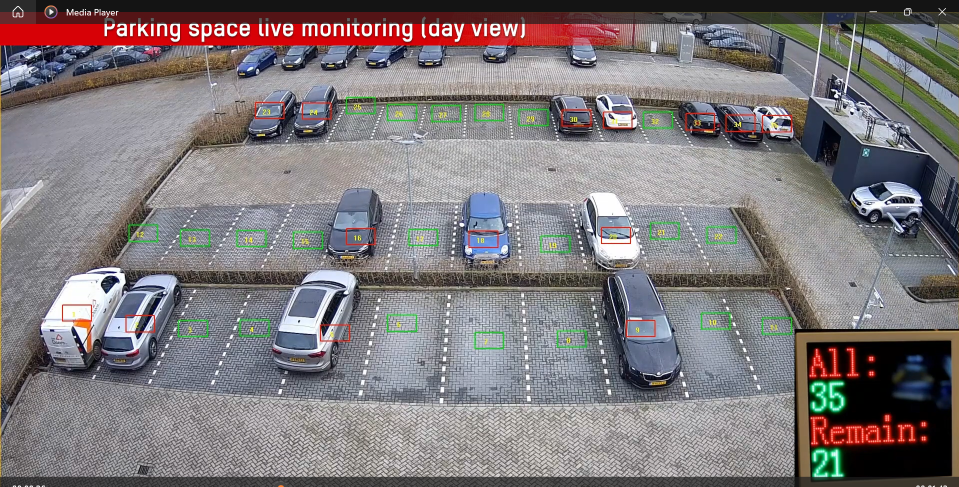
#> input picture 1_IA_Python/medias/parking.jpg, 1918 x 973 px (shown at 1/2 size); its folder holds only this picture in this run
$ python -i detection_engine.py   (imports and definitions only)
#> lines starting #> are read from the running program, lines starting #| are printed output that depends on the picture
### 1_IA_Python/scripts/image_preprocessor.py
"""
============================================================
 Smart Parking Analysis — Prétraitement d'Image Intelligent
============================================================
 Module de prétraitement automatique qui améliore la qualité
 des images avant l'analyse IA. Adapte le traitement en
 fonction des conditions de luminosité détectées.

 Techniques utilisées :
   - CLAHE  : Amélioration adaptative du contraste
   - Gamma  : Correction de luminosité
   - Denoise: Réduction du bruit (filtre bilatéral)
============================================================
"""

import cv2
import numpy as np
import logging

import sys
import os
sys.path.insert(0, os.path.join(os.path.dirname(__file__), ".."))
import config

logger = logging.getLogger("ImagePreprocessor")


class ImagePreprocessor:
    """
    Préprocesseur d'images intelligent pour l'analyse de parking.
    Détecte automatiquement les conditions de luminosité et applique
    les corrections appropriées.
    """

    def __init__(self):
        """Initialise le préprocesseur avec les paramètres de config."""
        self.clahe = cv2.createCLAHE(
            clipLimit=config.CLAHE_CLIP_LIMIT,
            tileGridSize=config.CLAHE_TILE_SIZE
        )
        self._stats = {"processed": 0, "dark_corrected": 0, "bright_corrected": 0}
        logger.info("🖼️  Préprocesseur d'images initialisé")

    # [88 lines left out: functions process, _get_brightness, _apply_gamma_correction, _apply_clahe, _apply_denoising, not called in this run]

    def get_stats(self) -> dict:
        """Retourne les statistiques de prétraitement."""
        return self._stats.copy()

### 1_IA_Python/scripts/detection_engine.py
"""
============================================================
 Smart Parking Analysis — Moteur de Détection Unifié v3.0
============================================================
 Classe centrale qui encapsule toute la logique de détection
 de véhicules et d'analyse des places de parking.

 Améliorations v3.0 :
   - Calcul IoU réel (polygone vs bounding box)
   - Prétraitement d'image automatique (CLAHE + gamma)
   - Anti-flickering par moyenne glissante pondérée
   - Score de confiance composite (YOLO + IoU)
   - Support multi-échelle optionnel
   - Meilleure gestion des classes véhicules

 Deux modes de fonctionnement :
   1. AUTONOME   — L'IA classifie directement (best.pt)
   2. AVEC ZONES — Détection véhicules + vérification IoU
============================================================
"""

import cv2
import json
import time
import logging
import numpy as np
from collections import deque
from ultralytics import YOLO

import sys
import os
sys.path.insert(0, os.path.join(os.path.dirname(__file__), ".."))
import config
from scripts.image_preprocessor import ImagePreprocessor

# Configuration du logger
# [5 lines not run here, left out]
logger = logging.getLogger("ParkingDetector")


class DetectionResult:
    """Résultat structuré d'une détection pour une place de parking."""

    # [33 lines left out: functions __init__, to_dict, __repr__, not called in this run]


class ParkingDetector:
    """
    Moteur de détection intelligent v3.0 pour l'analyse de parkings.

    Utilise YOLOv8 + IoU + Prétraitement pour une détection précise.
    """

    def __init__(self, mode: str = "autonomous"):
        """
        Initialise le détecteur.

        Args:
            mode: "autonomous" — utilise best.pt (classification directe)
                  "zones"      — utilise yolov8m.pt + places.json + IoU
        """
        self.mode = mode
        self._zones = []
        self._preprocessor = ImagePreprocessor()

        # Anti-flickering amélioré : moyenne glissante par place
        self._occupation_history = {}  # {place_id: deque([bool, bool, ...])}
        self._last_occupied_times = {}  # {place_id: timestamp}

        # Statistiques
        self._total_detections = 0
        self._total_vehicles_found = 0

        # Chargement du modèle approprié
        if mode == "autonomous":
            model_path = config.MODEL_CUSTOM_PATH
            logger.info("🧠 Chargement du modèle sur-mesure (best.pt)...")
        else:
            # Essayer le modèle medium, sinon fallback nano
            model_path = config.MODEL_COCO_PATH
            if not os.path.exists(model_path):
                model_path = config.MODEL_COCO_FALLBACK
                logger.warning(f"⚠️ yolov8m.pt non trouvé, fallback vers yolov8n.pt")
            logger.info(f"🧠 Chargement du modèle COCO ({os.path.basename(model_path)})...")
            self._load_zones()

        if not os.path.exists(model_path):
            raise FileNotFoundError(f"Modèle introuvable : {model_path}")

        self.model = YOLO(model_path)
        logger.info(f"✅ Modèle chargé avec succès ({mode} mode)")

    # [404 lines left out: functions _load_zones, detect, _detect_autonomous, _detect_with_zones, _calculate_polygon_bbox_iou, _multipoint_test and 4 more, not called in this run]

>>> import cv2
>>> picture = cv2.imread('../medias/parking.jpg', cv2.IMREAD_GRAYSCALE)
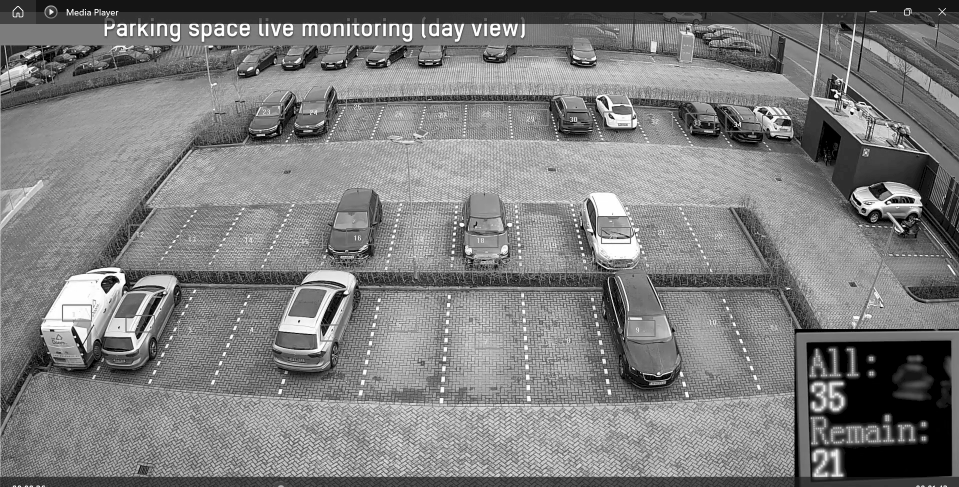
#> picture: shape (973, 1918) (shown at 1/2 size); min 0, max 255, mean 125.3
>>> result = ParkingDetector().detect(picture)
#> (the run stopped early here; a loop or call above may not have finished)
